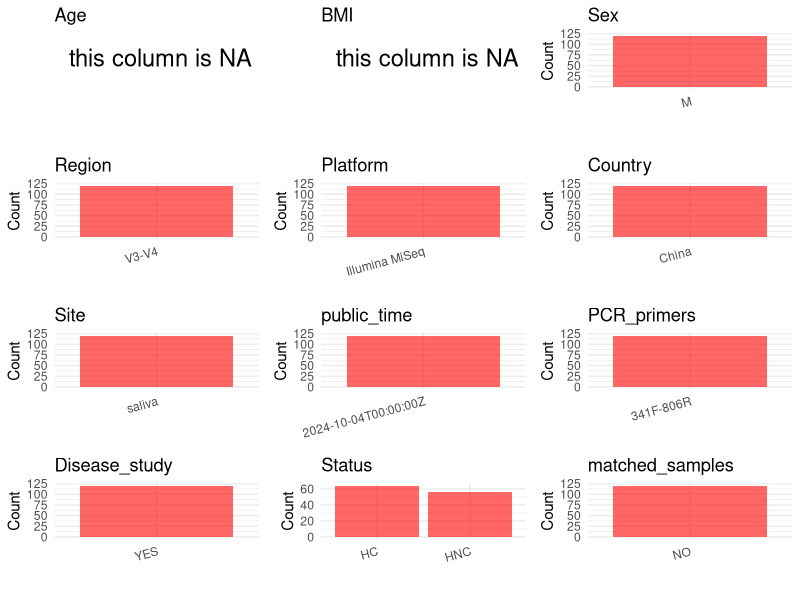

R code for this plot: (Note: this script raises an error after producing the figure.)
## ---- chunk 1
# Load necessary libraries
library(dplyr)
library(ggplot2)
library(cowplot)

# Set working directory (update this path to your local directory)
setwd("D:/studylearning/董彪师兄项目/任务/张辰飞/PRJNA666972")

# Read the initial metadata files
initial_meta<-read.csv("SraRunTable.csv",header = T)

# Combine the two metadata files
#meta <- rbind(initial_meta, initial_meta1)

#Remove entries non-oral samples
#initial_meta <- subset(initial_meta,isolate %in% c("saliva","tongue coat"))

# Check the number of samples containing "HT" in Sample.Name (e.g., healthy controls)
#nrow(subset(meta, grepl("HT", Sample.Name)))

# Display the first few rows of the metadata
head(initial_meta)
## ---- chunk 2
# Create a uniform metadata dataframe
metadata <- data.frame(
  BioProject = initial_meta$BioProject,
  Run = initial_meta$Run,
  sample_name = initial_meta$Sample.Name,
  Age = NA,
  BMI = NA,
  Sex= "M",
  Region = "V3-V4",
  Platform = initial_meta$Instrument,
  Country = initial_meta$geo_loc_name_country,
  Site = "saliva",
  public_time = initial_meta$ReleaseDate,
  stringsAsFactors = FALSE
)
## ---- chunk 3
# Add information obtained from the publication
metadata$PCR_primers <- "341F-806R"
metadata$title <- "Study on the Salivary Microbial Alteration of Men With Head and Neck Cancer and Its Relationship With Symptoms in Southwest China"
metadata$Disease_study <- "YES"
# Assign disease status based on sample_name patterns
metadata <- metadata %>% 
  mutate(Status = case_when(
    grepl("N",sample_name) ~ "HC",
    grepl("S",sample_name) ~ "HNC"
  ))


#extract subject id by remove prefix of sample_name
#metadata$sample_name <- gsub("T|CR|CS|C|N|S", "", metadata$sample_name)

# Check initial data distribution
cat("Initial sample distribution:\n")
table(metadata$sample_name)
table(metadata$Site)

# Calculate sampling frequency per subject
sample_counts <- table(metadata$sample_name)
cat("\nNumber of samples per subject:\n")
print(sample_counts)

# Create matched_samples column
metadata$matched_samples <- ifelse(metadata$sample_name %in% names(sample_counts[sample_counts >= 2]), "YES", "NO")

cat("\nMatched samples distribution:\n")
table(metadata$matched_samples)

# Identify samples for removal: single samples excluding saliva 
single_samples <- names(sample_counts[sample_counts == 1])
samples_to_remove <- metadata$sample_name %in% single_samples & !(metadata$Site %in% c("saliva"))

cat("\nNumber of samples to be removed:", sum(samples_to_remove), "\n")

# Remove identified samples
metadata_clean <- metadata[!samples_to_remove, ]

cat("\nFinal sample distribution after cleaning:\n")
table(metadata_clean$sample_name)
table(metadata_clean$Site)
table(metadata_clean$matched_samples)

# Use cleaned dataset for subsequent analysis
metadata <- metadata_clean
## ---- chunk 4
# Check the number of unique runs and sample names
print(paste("Number of unique runs:", length(unique(metadata$Run))))
print(paste("Number of unique sample names:", length(unique(metadata$sample_name))))
## ---- chunk 5
# Select columns for visualization
plot_data <- metadata %>%
  select(-BioProject, -Run, -sample_name, -title)

# Function to create simple plots for each column
create_simple_plots <- function(data) {
  plots <- list()
  
  for (col in colnames(data)) {
    # Check if the column is all NA
    if (all(is.na(data[[col]]))) {
      # Create an empty plot with text indicating all NA
      p <- ggplot() +
        annotate("text", x = 0.5, y = 0.5, label = "this column is NA", size = 6) +
        labs(title = col) +
        theme_void()
    } else if (is.numeric(data[[col]])) {
      # Numeric variable: histogram
      p <- ggplot(data, aes(x = .data[[col]])) +
        geom_histogram(fill = "blue", alpha = 0.6, bins = 20, na.rm = TRUE) +
        labs(title = col) +
        theme_minimal()
    } else {
      # Categorical variable: bar plot (remove NA values)
      count_data <- as.data.frame(table(data[[col]], useNA = "ifany"))
      p <- ggplot(count_data, aes(x = reorder(Var1, -Freq), y = Freq)) +
        geom_col(fill = "red", alpha = 0.6) +
        labs(title = col, x = NULL, y = "Count") +
        theme_minimal() +
        theme(axis.text.x = element_text(angle = 15, hjust = 1))
    }
    plots[[col]] <- p
  }
  
  return(plots)
}

# Generate and arrange plots
plots <- create_simple_plots(plot_data)
p<-plot_grid(plots$Age, 
          plots$BMI, 
          plots$Sex, 
          plots$Region, 
          plots$Platform, 
          plots$Country, 
          plots$Site,
          plots$public_time, 
          plots$PCR_primers,
          plots$Disease_study,
          plots$Status,
          plots$matched_samples,# add 
          ncol = 3, align = "hv", axis = "lb")
ggsave("Metadata_Summary.png", plot = p, width = 8, height = 6, dpi = 150, bg = "white")
## ---- chunk 6
knitr::include_graphics("Metadata_Summary.png")
## ---- chunk 7
# Reorder columns to match the desired format
metadata <- metadata[, c(
  "BioProject", "Run", "sample_name", "Age", "BMI", "Sex", 
  "Region", "Platform", "Country", "Site", "public_time", 
  "PCR_primers", "title", "Disease_study", "Status","matched_samples"
)]

# Export the uniform metadata to a CSV file
write.csv(metadata, file = "metadata.csv", quote = FALSE)
head(metadata)
